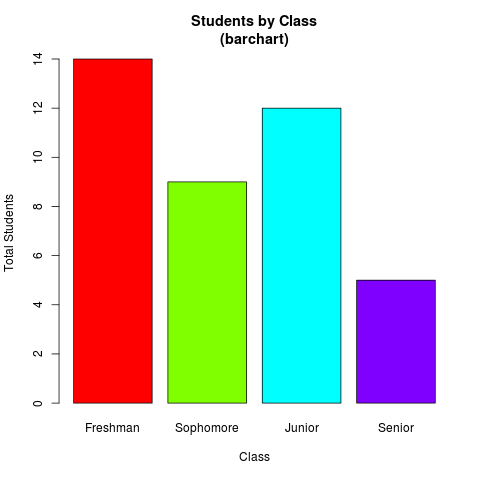

R code for this plot:
df <- read.csv("sample_data.csv")

numByClass <- c(length(subset(df$yr, df$yr == "Freshman")),
				length(subset(df$yr, df$yr == "Sophomore")),
				length(subset(df$yr, df$yr == "Junior")),
				length(subset(df$yr, df$yr == "Senior")))

png("barchart_class.png")
barplot(numByClass,
		main="Students by Class\n(barchart)",
		xlab="Class", ylab="Total Students",
		col=rainbow(4),
		names.arg=c("Freshman","Sophomore","Junior","Senior"))
dev.off()
